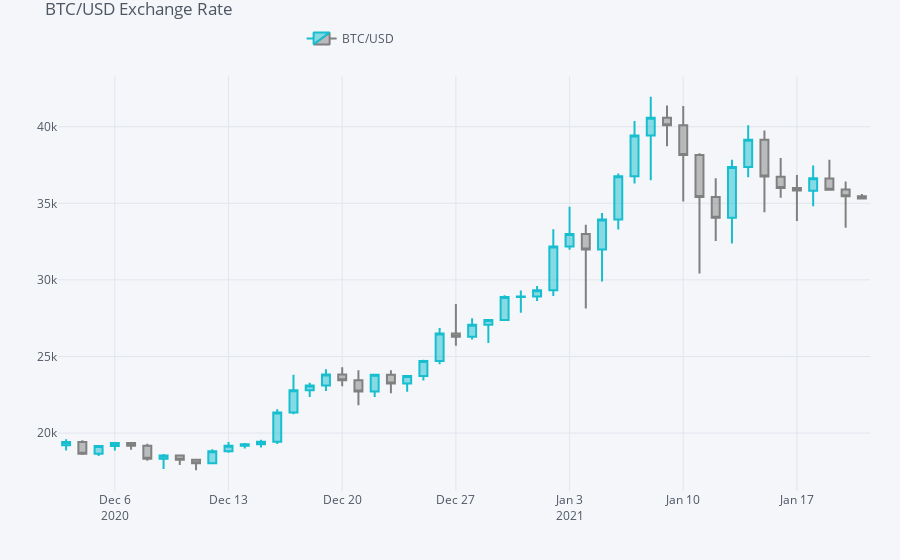

The code cell stored with this chart in its notebook:
### Code cell
plyo.iplot(
    qf.iplot(asFigure=True),
    #image='png',
    #filename='btc_01'
)
